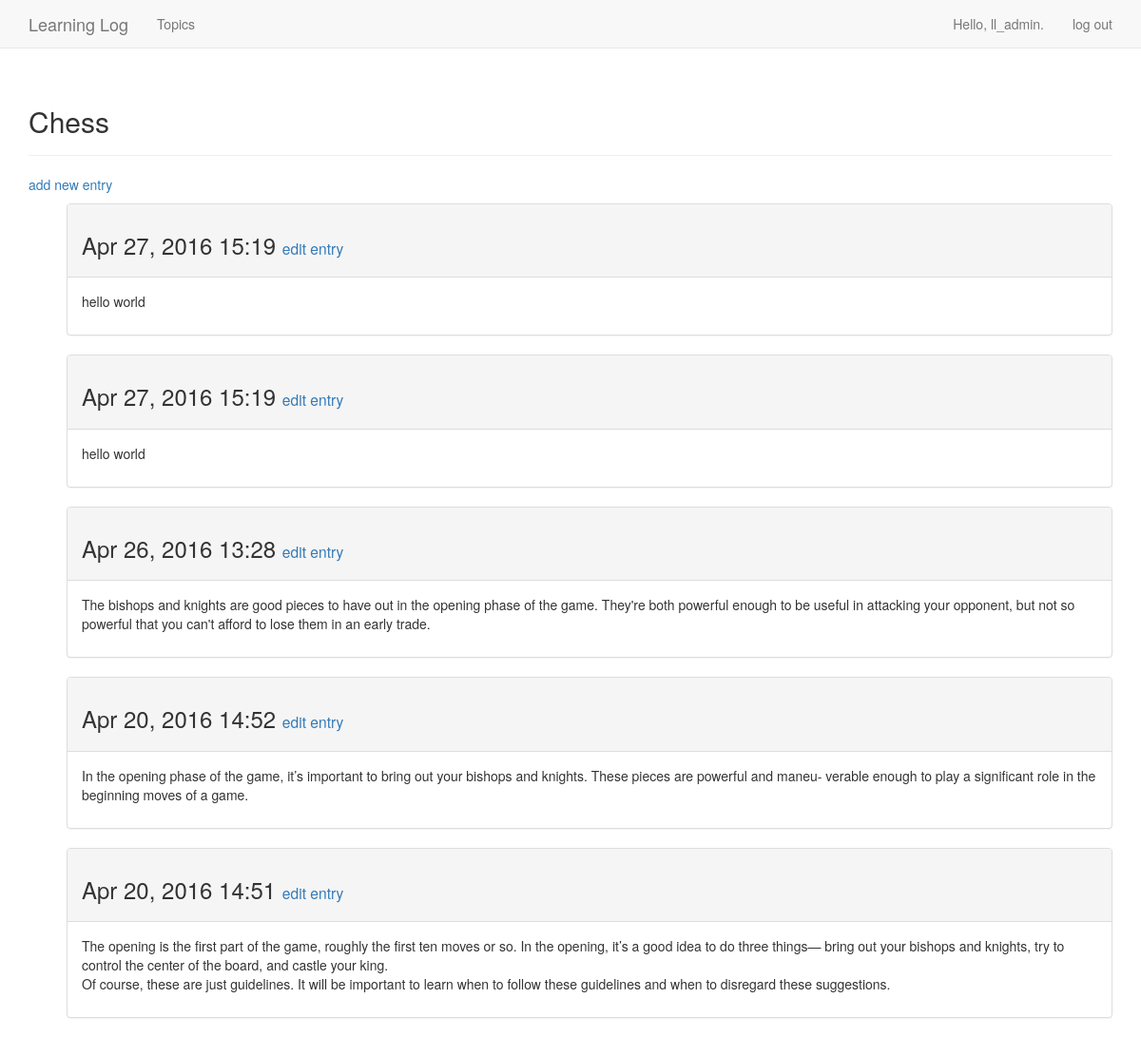
The page /topics/1/ (signed in) on the database its author committed.
### learning_logs/models.py (models this page shows, shortened)
class Topic(models.Model):
	text = models.CharField(max_length=200)
	date_added = models.DateTimeField(auto_now_add=True)
	owner = models.ForeignKey(User)
	def __str__(self):
		return self.text

class Entry(models.Model):
	topic = models.ForeignKey(Topic)
	text = models.TextField()
	date_added = models.DateTimeField(auto_now_add=True)
	class Meta:
		verbose_name_plural = 'entries'

### learning_logs/views.py (the view)
# urls.py: url(r'^topics/(?P<topic_id>\d+)/$', views.topic, name='topic'),
@login_required
def topic(request, topic_id):
	topic = Topic.objects.get(id=topic_id)
	check_topic_owner(request, topic)
	entries = topic.entry_set.order_by('-date_added')
	context = {'topic': topic, 'entries': entries}
	return render(request, 'learning_logs/topic.html', context)

### learning_logs/views.py (called while the page is built)
def check_topic_owner(request, topic):
	if topic.owner != request.user:
		raise Http404

### learning_logs/templates/learning_logs/topic.html
{% extends "learning_logs/base.html" %}
{% block header %}
	<h2>{{ topic }}</h2>
{% endblock header %}
{% block content %}
	<p>
		<a href="{% url 'learning_logs:new_entry' topic.id %}">add new entry</a>
	</p>
	<ul>
		{% for entry in entries %}
			<div class="panel panel-default">
				<div class="panel-heading">
					<h3>
						{{ entry.date_added | date:'M d, Y H:i' }}
						<small>
							<a href="{% url 'learning_logs:edit_entry' entry.id %}">edit entry</a>
						</small>
					</h3>
				</div>
				<div class="panel-body">
					{{ entry.text | linebreaks }}
				</div>
			</div>
		{% empty %}
			There are no entries for this topic yet.
		{% endfor %}
	</ul>
{% endblock content %}

### learning_logs/templates/learning_logs/base.html (shortened to what this page needs)
{% load bootstrap3 %}
<!DOCTYPE html>
<html lang="en">
	<head>
		{% bootstrap_css %}
	</head>
	<body>
		<nav class="navbar navbar-default navbar-static-top">
	      <div class="container">
	        <div class="navbar-header">
	          <a class="navbar-brand" href="{% url 'learning_logs:index' %}">
	              Learning Log</a>
			</div>
	        <div id="navbar" class="navbar-collapse collapse">
	          <ul class="nav navbar-nav">
	            <li><a href="{% url 'learning_logs:topics' %}">Topics</a></li>
	          </ul>
	          <ul class="nav navbar-nav navbar-right">
	            {% if user.is_authenticated %}
	              <li><a>Hello, {{ user.username }}.</a></li>
	              <li><a href="{% url 'users:logout' %}">log out</a></li>
	            {% else %}
	              <li><a href="{% url 'users:register' %}">register</a></li>
	              <li><a href="{% url 'users:login' %}">log in</a></li>
	            {% endif %}
	          </ul>
	        </div>
	      </div>
	    </nav>
	    <div class="container">
	      <div class="page-header">
	        {% block header %}{% endblock header %}
		  </div>
		  <div>
	        {% block content %}{% endblock content %}
	      </div>
	    </div>
	</body>
</html>

### rows shown on the page
Topic: text "Chess"
Entry: date_added "Apr 27, 2016 15:19", text "hello world"
Entry: date_added "Apr 27, 2016 15:19", text "hello world"
Entry: date_added "Apr 26, 2016 13:28", text "The bishops and knights are good pieces to have out in the opening phase of the game. They're both powerful enough to be useful in attacking your opponent, but not so powerful that you can't afford to lose them in an early trade."
Entry: date_added "Apr 20, 2016 14:52", text "In the opening phase of the game, it’s important to bring out your bishops and knights. These pieces are powerful and maneu- verable enough to play a significant role in the beginning moves of a game."
Entry: date_added "Apr 20, 2016 14:51", text "The opening is the first part of the game, roughly the first ten moves or so. In the opening, it’s a good idea to do three things— bring out your bishops and knights, try to control the center of the board, and castle your king. Of course, these are just guidelines. It will be important to learn when to follow these guidelines and when to disregard these suggestions."

### other values the page prints
{{ user.username }} "ll_admin"
